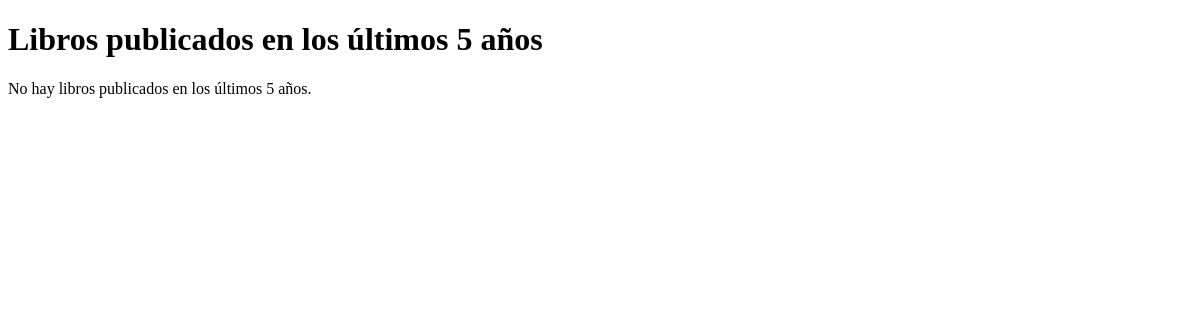
/books/recent_books/ (signed in), run on an earlier commit of the app's database.
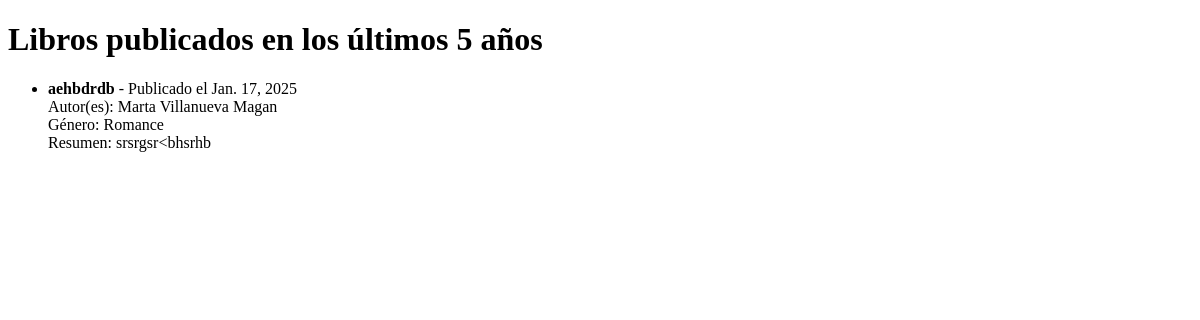
And on a later commit of the database.
### books/models.py (models this page shows, shortened)
class Book(models.Model):
    title = models.CharField(max_length=100)
    author = models.ManyToManyField(Author, related_name='books')
    genre = models.ForeignKey(Genre, on_delete=models.CASCADE, related_name='books_genre')
    publish_date = models.DateField()
    summary = models.TextField()

class Author(models.Model):
    first_name = models.CharField(max_length=100)
    last_name = models.CharField(max_length=100)
    birth_date = models.DateField(blank=True, null=False)

class Genre(models.Model):
    name = models.CharField(max_length=50)

### books/views.py (the view)
# urls.py: path("recent_books/", views.recent_books, name="recent_books"),
@login_required
def recent_books(request):
    hoy = date.today()
    hace_5_años = date(hoy.year - 5, hoy.month, hoy.day)
    recent_books_list = Book.objects.filter(publish_date__gte=hace_5_años)
    context = {
        'recent_books_list': recent_books_list,
    }
    return render(request, "books/recent_books.html", context)

### books/templates/books/recent_books.html (shortened to what this page needs)
<!DOCTYPE html>
<html lang="en">
<head>
</head>
<body>
    <h1>Libros publicados en los últimos 5 años</h1>
    {% if recent_books_list %}
        <ul>
            {% for book in recent_books_list %}
                <li>
                    <strong>{{ book.title }}</strong> - Publicado el {{ book.publish_date }}<br>
                    Autor(es):
                    {% for author in book.author.all %}
                        {{ author.first_name }} {{ author.last_name }}{% if not forloop.last %}, {% endif %}
                    {% endfor %}<br>
                    Género: {{ book.genre.name }}<br>
                    Resumen: {{ book.summary }}
                </li>
            {% endfor %}
        </ul>
    {% else %}
        <p>No hay libros publicados en los últimos 5 años.</p>
    {% endif %}
</body>
</html>

What changed in the data, as far as the page shows it:
added Book: title "aehbdrdb", publish_date "Jan. 17, 2025", genre.name "Romance", summary "srsrgsr<bhsrhb"
now on this page (row unchanged): Author: first_name "Marta", last_name "Villanueva Magan"
Also different on the page:
text no longer shown: "No hay libros publicados en los últimos 5 años."
